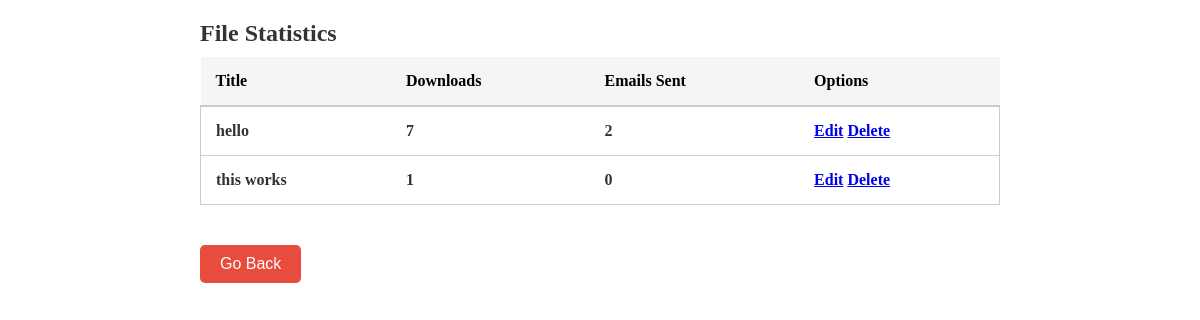
The page /admin-stats/ (signed in) on the database as committed earlier.
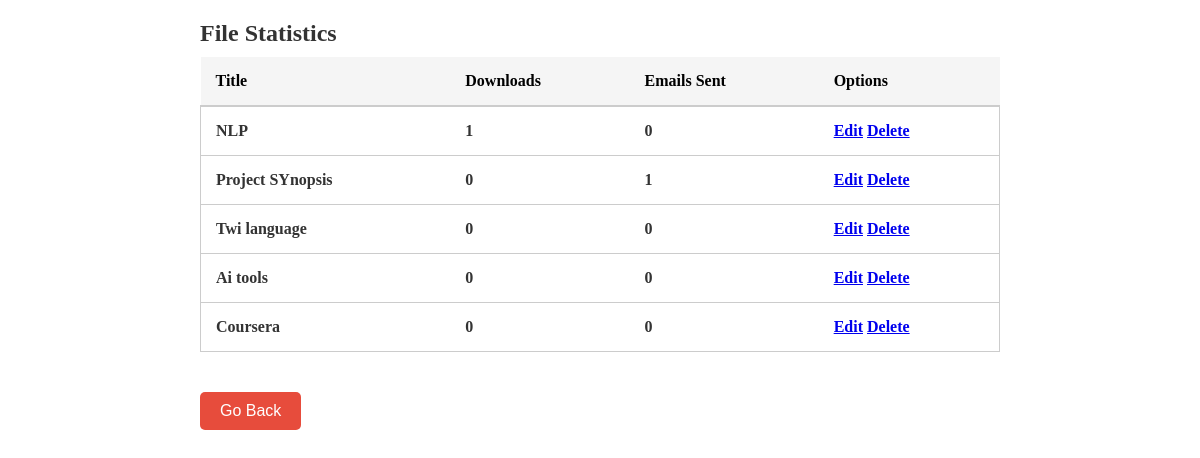
The same page on the database as committed later.
### account/models.py (models this page shows, shortened)
class FileDownload(models.Model):
    file = models.ForeignKey(File, on_delete=models.CASCADE)
    download_count = models.PositiveIntegerField(default=0)
    email_sent_count = models.PositiveIntegerField(default=0)

class File(models.Model):
    title = models.CharField(max_length=255)
    description = models.TextField()
    file = models.FileField(upload_to='uploads/')
    upload_date = models.DateTimeField(auto_now_add=True)
    uploaded_by = models.ForeignKey(User, on_delete=models.CASCADE)

### account/views.py (the view)
# urls.py: path('admin-stats/', views.file_statistics, name='file_statistics'),
@login_required(login_url=settings.ADMIN_LOGIN_URL)
@user_passes_test(is_admin)
def file_statistics(request):
    files = FileDownload.objects.all()
    return render(request, 'account/file_stats.html', {'files': files})

### account/views.py (called while the page is built)
def is_admin(user):
    return user.is_staff

### account/templates/account/file_stats.html (shortened to what this page needs)
<!-- {% load static %}
{% load static %}
<!DOCTYPE html>
<html lang="en">
<head>
  <link rel="stylesheet" href="{% static 'account/dash.css' %}">
</head>
<body>
<div class="container">
  <h2>File Statistics</h2>
  <table class="stats-table">
    <thead>
      <tr>
        <th>Title</th>
        <th>Downloads</th>
        <th>Emails Sent</th>
        <th>Options</th>
      </tr>
    </thead>
    <tbody>
      {% for file_download in files %}
        <tr>
          <td>{{ file_download.file.title }}</td>
          <td>{{ file_download.download_count }}</td>
          <td>{{ file_download.email_sent_count }}</td>
          <td>
            <a href="{% url 'edit_file' file_download.file.id %}" class="btn btn-primary btn-sm">Edit</a>
            <a href="{% url 'delete_file' file_download.file.id %}" class="btn btn-danger btn-sm">Delete</a>
          </td>
        </tr>
      {% endfor %}
    </tbody>
  </table>
  <button class="go-back-btn" onclick="window.history.back();">Go Back</button>
</div>
</body>
</html>

### account/static/account/dash.css (style rules this page uses)
.container { max-width: 800px; margin: 20px auto; }
.container h2 { color: #333; font-size: 24px; margin-bottom: 10px; }
.container li, .stats-table tbody tr { background-color: #fff; border: 1px solid #ccc; border-radius: 5px; padding: 20px; margin-bottom: 15px; }
.container li strong, .stats-table tbody tr td { color: #333; font-weight: bold; }
.stats-table { width: 100%; border-collapse: collapse; margin-bottom: 20px; }
.stats-table thead { background-color: #f5f5f5; }
.stats-table th, .stats-table td { padding: 15px; text-align: left; }
.stats-table th { border-bottom: 2px solid #ccc; }
.go-back-btn { display: inline-block; padding: 10px 20px; background-color: #e74c3c; color: #fff; border: none; border-radius: 5px; cursor: pointer; text-align: center; font-size: 16px; transition: background-color 0.3s ease; margin-top: 20px; }

Rows that differ between the two databases and show on the page:
removed FileDownload: file "hello", download_count "7", email_sent_count "2"
removed FileDownload: file "this works", download_count "1", email_sent_count "0"
added FileDownload: file "NLP", download_count "1", email_sent_count "0"
added FileDownload: file "Project SYnopsis", download_count "0", email_sent_count "1"
added FileDownload: file "Twi language", download_count "0", email_sent_count "0"
added FileDownload: file "Ai tools", download_count "0", email_sent_count "0"
added FileDownload: file "Coursera", download_count "0", email_sent_count "0"
